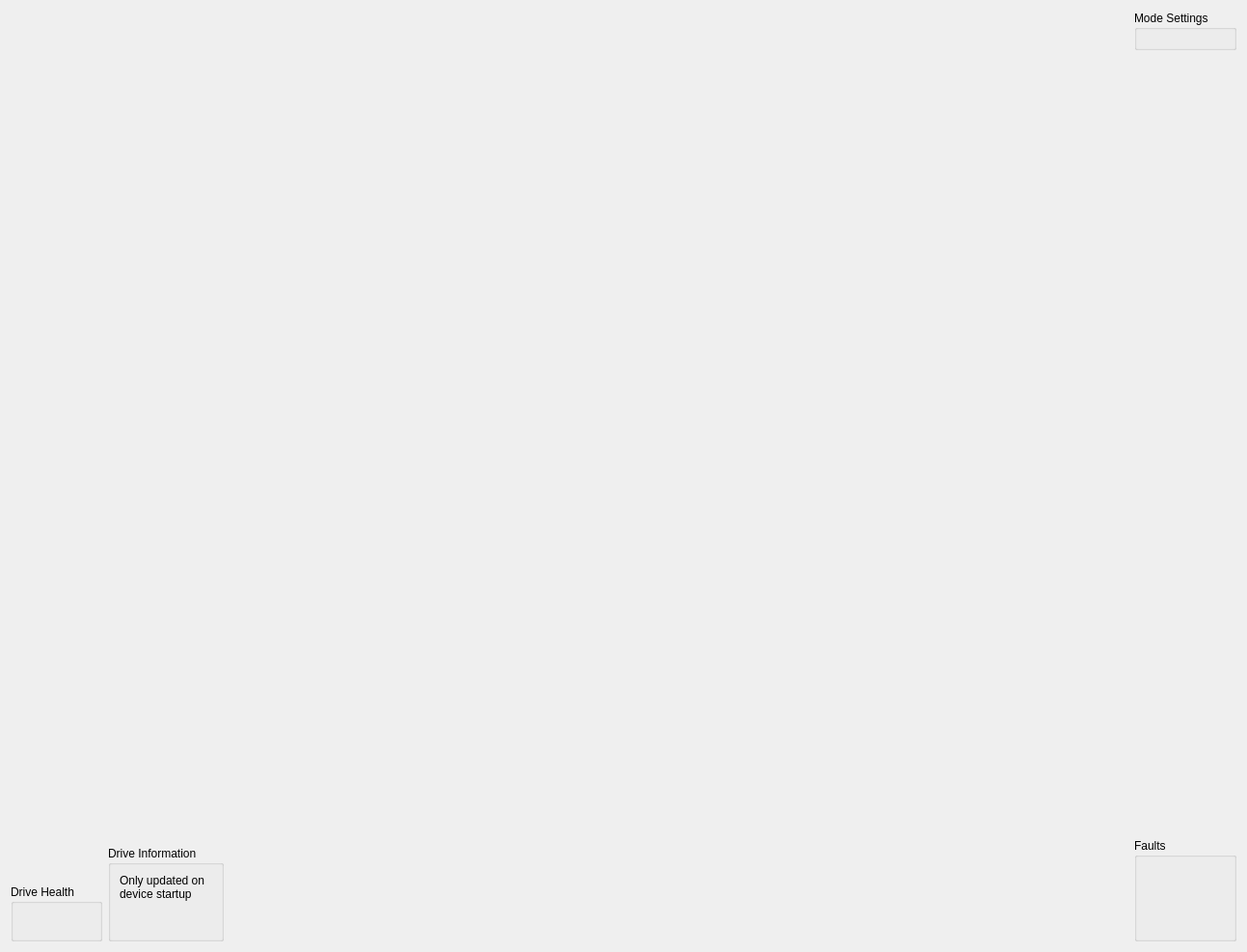
<?xml version="1.0" encoding="UTF-8"?>
<ui version="4.0">
 <class>Form</class>
 <widget class="QWidget" name="Form">
  <property name="geometry">
   <rect>
    <x>0</x>
    <y>0</y>
    <width>1293</width>
    <height>987</height>
   </rect>
  </property>
  <property name="windowTitle">
   <string>Form</string>
  </property>
  <property name="can_file" stdset="0">
   <string>AFE_CAN_ID247.sym</string>
  </property>
  <layout class="QHBoxLayout" name="horizontalLayout">
   <item>
    <layout class="QVBoxLayout" name="verticalLayout_2">
     <item>
      <widget class="CompoundToggle" name="compoundtoggle">
       <property name="box_title" stdset="0">
        <string>Relay MX1 (AC Main)</string>
       </property>
       <property name="command_frame" stdset="0">
        <string>CommandModeControl</string>
       </property>
       <property name="command_signal" stdset="0">
        <string>ForceRelayMX1_command</string>
       </property>
       <property name="status_frame" stdset="0">
        <string>StatusBits</string>
       </property>
       <property name="status_signal" stdset="0">
        <string>MX1Permissive_status</string>
       </property>
      </widget>
     </item>
     <item>
      <widget class="CompoundToggle" name="compoundtoggle_2">
       <property name="box_title" stdset="0">
        <string>Relay MX2 (AC Remote)</string>
       </property>
       <property name="command_frame" stdset="0">
        <string>CommandModeControl</string>
       </property>
       <property name="command_signal" stdset="0">
        <string>ForceRelayMX2_command</string>
       </property>
       <property name="status_frame" stdset="0">
        <string>StatusBits</string>
       </property>
       <property name="status_signal" stdset="0">
        <string>MX2Permissive_status</string>
       </property>
      </widget>
     </item>
     <item>
      <spacer name="verticalSpacer_2">
       <property name="orientation">
        <enum>Qt::Vertical</enum>
       </property>
       <property name="sizeHint" stdset="0">
        <size>
         <width>0</width>
         <height>0</height>
        </size>
       </property>
      </spacer>
     </item>
     <item>
      <widget class="QGroupBox" name="groupBox_4">
       <property name="title">
        <string>Drive Health</string>
       </property>
       <layout class="QVBoxLayout" name="verticalLayout_3">
        <item>
         <widget class="Epc" name="epc">
          <property name="frame" stdset="0">
           <string>StatusTemps</string>
          </property>
          <property name="signal" stdset="0">
           <string>ConverterLosses</string>
          </property>
         </widget>
        </item>
        <item>
         <widget class="Epc" name="epc_2">
          <property name="frame" stdset="0">
           <string>StatusTemps</string>
          </property>
          <property name="signal" stdset="0">
           <string>TempHeatsink_measured</string>
          </property>
         </widget>
        </item>
        <item>
         <widget class="Epc" name="epc_3">
          <property name="frame" stdset="0">
           <string>StatusTemps</string>
          </property>
          <property name="signal" stdset="0">
           <string>TempInternal_measured</string>
          </property>
         </widget>
        </item>
        <item>
         <widget class="Epc" name="epc_4">
          <property name="frame" stdset="0">
           <string>StatusTemps</string>
          </property>
          <property name="signal" stdset="0">
           <string>FanSpeed</string>
          </property>
         </widget>
        </item>
       </layout>
      </widget>
     </item>
    </layout>
   </item>
   <item>
    <layout class="QVBoxLayout" name="verticalLayout_6">
     <item>
      <widget class="CompoundToggle" name="compoundtoggle_4">
       <property name="box_title" stdset="0">
        <string>Relay K1 (Precharge)</string>
       </property>
       <property name="command_frame" stdset="0">
        <string>CommandModeControl</string>
       </property>
       <property name="command_signal" stdset="0">
        <string>ForceRelayK1_Precharge_command</string>
       </property>
       <property name="status_frame" stdset="0">
        <string>StatusBits</string>
       </property>
       <property name="status_signal" stdset="0">
        <string>K1PrechargePermissive_status</string>
       </property>
      </widget>
     </item>
     <item>
      <widget class="CompoundToggle" name="compoundtoggle_3">
       <property name="box_title" stdset="0">
        <string>Relay K2 (DC Main)</string>
       </property>
       <property name="command_frame" stdset="0">
        <string>CommandModeControl</string>
       </property>
       <property name="command_signal" stdset="0">
        <string>ForceRelayRelayK2_DCRun_comand</string>
       </property>
       <property name="status_frame" stdset="0">
        <string>StatusBits</string>
       </property>
       <property name="status_signal" stdset="0">
        <string>K2DCRunPermissive_status</string>
       </property>
      </widget>
     </item>
     <item>
      <spacer name="verticalSpacer_3">
       <property name="orientation">
        <enum>Qt::Vertical</enum>
       </property>
       <property name="sizeHint" stdset="0">
        <size>
         <width>20</width>
         <height>40</height>
        </size>
       </property>
      </spacer>
     </item>
     <item>
      <widget class="QGroupBox" name="groupBox_2">
       <property name="title">
        <string>Drive Information</string>
       </property>
       <layout class="QVBoxLayout" name="verticalLayout_7">
        <item>
         <widget class="QLabel" name="label">
          <property name="text">
           <string>Only updated on
device startup</string>
          </property>
         </widget>
        </item>
        <item>
         <widget class="Epc" name="epc_10">
          <property name="frame" stdset="0">
           <string>serialNumber</string>
          </property>
          <property name="signal" stdset="0">
           <string>SerialNumber</string>
          </property>
         </widget>
        </item>
        <item>
         <widget class="Epc" name="epc_11">
          <property name="frame" stdset="0">
           <string>softwareRev</string>
          </property>
          <property name="signal" stdset="0">
           <string>InterfaceRev</string>
          </property>
         </widget>
        </item>
        <item>
         <widget class="Epc" name="epc_12">
          <property name="frame" stdset="0">
           <string>softwareRev</string>
          </property>
          <property name="signal" stdset="0">
           <string>ControlSwRev</string>
          </property>
         </widget>
        </item>
        <item>
         <widget class="Epc" name="epc_13">
          <property name="frame" stdset="0">
           <string>softwareRevHash</string>
          </property>
          <property name="signal" stdset="0">
           <string>Hash</string>
          </property>
         </widget>
        </item>
        <item>
         <widget class="Epc" name="epc_14">
          <property name="frame" stdset="0">
           <string>softwareRev</string>
          </property>
          <property name="signal" stdset="0">
           <string>BuildTime</string>
          </property>
         </widget>
        </item>
       </layout>
      </widget>
     </item>
    </layout>
   </item>
   <item>
    <spacer name="horizontalSpacer_2">
     <property name="orientation">
      <enum>Qt::Horizontal</enum>
     </property>
     <property name="sizeHint" stdset="0">
      <size>
       <width>0</width>
       <height>0</height>
      </size>
     </property>
    </spacer>
   </item>
   <item>
    <layout class="QVBoxLayout" name="verticalLayout_4">
     <item>
      <widget class="QGroupBox" name="groupBox_3">
       <property name="title">
        <string>Mode Settings</string>
       </property>
       <layout class="QHBoxLayout" name="horizontalLayout_2">
        <item>
         <widget class="CompoundToggle" name="compoundtoggle_6">
          <property name="box_title" stdset="0">
           <string>HW Enable</string>
          </property>
          <property name="command_frame" stdset="0">
           <string>CommandModeControl</string>
          </property>
          <property name="command_signal" stdset="0">
           <string>InvertHwEnable_command</string>
          </property>
          <property name="status_frame" stdset="0">
           <string>StatusBits</string>
          </property>
          <property name="status_signal" stdset="0">
           <string>InvertHwEnable_echo</string>
          </property>
         </widget>
        </item>
        <item>
         <widget class="CompoundToggle" name="compoundtoggle_7">
          <property name="box_title" stdset="0">
           <string>Follower</string>
          </property>
          <property name="command_frame" stdset="0">
           <string>CommandModeControl</string>
          </property>
          <property name="command_signal" stdset="0">
           <string>MasterFollowerMode_command</string>
          </property>
          <property name="status_frame" stdset="0">
           <string>StatusBits</string>
          </property>
          <property name="status_signal" stdset="0">
           <string>MasterFollowerMode_echo</string>
          </property>
         </widget>
        </item>
        <item>
         <widget class="CompoundToggle" name="compoundtoggle_5">
          <property name="box_title" stdset="0">
           <string>UPS Mode</string>
          </property>
          <property name="command_frame" stdset="0">
           <string>CommandModeControl</string>
          </property>
          <property name="command_signal" stdset="0">
           <string>EnableUPSMode_command</string>
          </property>
          <property name="status_frame" stdset="0">
           <string>StatusBits</string>
          </property>
          <property name="status_signal" stdset="0">
           <string>EnableUPSMode_echo</string>
          </property>
         </widget>
        </item>
       </layout>
      </widget>
     </item>
     <item>
      <spacer name="verticalSpacer">
       <property name="orientation">
        <enum>Qt::Vertical</enum>
       </property>
       <property name="sizeHint" stdset="0">
        <size>
         <width>0</width>
         <height>0</height>
        </size>
       </property>
      </spacer>
     </item>
     <item>
      <widget class="QGroupBox" name="groupBox">
       <property name="title">
        <string>Faults</string>
       </property>
       <layout class="QVBoxLayout" name="verticalLayout">
        <item>
         <layout class="QGridLayout" name="gridLayout_2">
          <item row="4" column="0">
           <widget class="Led" name="led_30">
            <property name="frame" stdset="0">
             <string>StatusFaults</string>
            </property>
            <property name="signal" stdset="0">
             <string>OvervoltageDC_status</string>
            </property>
            <property name="on_color" stdset="0">
             <color>
              <red>192</red>
              <green>32</green>
              <blue>32</blue>
             </color>
            </property>
           </widget>
          </item>
          <item row="6" column="1">
           <widget class="Led" name="led_37">
            <property name="frame" stdset="0">
             <string>StatusFaults</string>
            </property>
            <property name="signal" stdset="0">
             <string>InvalidEEHeader_status</string>
            </property>
            <property name="on_color" stdset="0">
             <color>
              <red>192</red>
              <green>32</green>
              <blue>32</blue>
             </color>
            </property>
           </widget>
          </item>
          <item row="2" column="0">
           <widget class="Led" name="led_27">
            <property name="frame" stdset="0">
             <string>StatusFaults</string>
            </property>
            <property name="signal" stdset="0">
             <string>OvercurrentAC_status</string>
            </property>
            <property name="on_color" stdset="0">
             <color>
              <red>192</red>
              <green>32</green>
              <blue>32</blue>
             </color>
            </property>
           </widget>
          </item>
          <item row="3" column="0">
           <widget class="Led" name="led_34">
            <property name="frame" stdset="0">
             <string>StatusFaults</string>
            </property>
            <property name="signal" stdset="0">
             <string>OvercurrentDC_status</string>
            </property>
            <property name="on_color" stdset="0">
             <color>
              <red>192</red>
              <green>32</green>
              <blue>32</blue>
             </color>
            </property>
           </widget>
          </item>
          <item row="11" column="0">
           <widget class="Led" name="led_22">
            <property name="frame" stdset="0">
             <string>StatusFaults</string>
            </property>
            <property name="signal" stdset="0">
             <string>OverloadAC_status</string>
            </property>
            <property name="on_color" stdset="0">
             <color>
              <red>192</red>
              <green>32</green>
              <blue>32</blue>
             </color>
            </property>
           </widget>
          </item>
          <item row="4" column="1">
           <widget class="Led" name="led_36">
            <property name="frame" stdset="0">
             <string>StatusFaults</string>
            </property>
            <property name="signal" stdset="0">
             <string>EStopShutdown_status</string>
            </property>
            <property name="on_color" stdset="0">
             <color>
              <red>192</red>
              <green>32</green>
              <blue>32</blue>
             </color>
            </property>
           </widget>
          </item>
          <item row="7" column="1">
           <widget class="Led" name="led_23">
            <property name="frame" stdset="0">
             <string>StatusFaults</string>
            </property>
            <property name="signal" stdset="0">
             <string>InvalidEESection_status</string>
            </property>
            <property name="on_color" stdset="0">
             <color>
              <red>192</red>
              <green>32</green>
              <blue>32</blue>
             </color>
            </property>
           </widget>
          </item>
          <item row="5" column="1">
           <widget class="Led" name="led_38">
            <property name="frame" stdset="0">
             <string>StatusFaults</string>
            </property>
            <property name="signal" stdset="0">
             <string>IllegalTransition_status</string>
            </property>
            <property name="on_color" stdset="0">
             <color>
              <red>192</red>
              <green>32</green>
              <blue>32</blue>
             </color>
            </property>
           </widget>
          </item>
          <item row="5" column="0">
           <widget class="Led" name="led_24">
            <property name="frame" stdset="0">
             <string>StatusFaults</string>
            </property>
            <property name="signal" stdset="0">
             <string>UndervoltageDC_status</string>
            </property>
            <property name="on_color" stdset="0">
             <color>
              <red>192</red>
              <green>32</green>
              <blue>32</blue>
             </color>
            </property>
           </widget>
          </item>
          <item row="1" column="0">
           <widget class="Led" name="led_32">
            <property name="frame" stdset="0">
             <string>StatusFaults</string>
            </property>
            <property name="signal" stdset="0">
             <string>BridgeBVoltageOk_status</string>
            </property>
            <property name="on_color" stdset="0">
             <color>
              <red>192</red>
              <green>32</green>
              <blue>32</blue>
             </color>
            </property>
           </widget>
          </item>
          <item row="2" column="1">
           <widget class="Led" name="led_20">
            <property name="frame" stdset="0">
             <string>StatusFaults</string>
            </property>
            <property name="signal" stdset="0">
             <string>LossValidControlMessage_status</string>
            </property>
            <property name="on_color" stdset="0">
             <color>
              <red>192</red>
              <green>32</green>
              <blue>32</blue>
             </color>
            </property>
           </widget>
          </item>
          <item row="0" column="0">
           <widget class="Led" name="led_31">
            <property name="frame" stdset="0">
             <string>StatusFaults</string>
            </property>
            <property name="signal" stdset="0">
             <string>BridgeAVoltageOk_status</string>
            </property>
            <property name="on_color" stdset="0">
             <color>
              <red>192</red>
              <green>32</green>
              <blue>32</blue>
             </color>
            </property>
           </widget>
          </item>
          <item row="9" column="0">
           <widget class="Led" name="led_28">
            <property name="frame" stdset="0">
             <string>StatusFaults</string>
            </property>
            <property name="signal" stdset="0">
             <string>ThermalOverload</string>
            </property>
            <property name="on_color" stdset="0">
             <color>
              <red>192</red>
              <green>32</green>
              <blue>32</blue>
             </color>
            </property>
           </widget>
          </item>
          <item row="1" column="1">
           <widget class="Epc" name="epc_8">
            <property name="frame" stdset="0">
             <string>StatusFaults</string>
            </property>
            <property name="signal" stdset="0">
             <string>BridgeBFault_status</string>
            </property>
           </widget>
          </item>
          <item row="12" column="0">
           <widget class="Led" name="led_26">
            <property name="frame" stdset="0">
             <string>StatusFaults</string>
            </property>
            <property name="signal" stdset="0">
             <string>OverloadDC_status</string>
            </property>
            <property name="on_color" stdset="0">
             <color>
              <red>192</red>
              <green>32</green>
              <blue>32</blue>
             </color>
            </property>
           </widget>
          </item>
          <item row="3" column="1">
           <widget class="Led" name="led_33">
            <property name="frame" stdset="0">
             <string>StatusFaults</string>
            </property>
            <property name="signal" stdset="0">
             <string>ControlHardwareFail_status</string>
            </property>
            <property name="on_color" stdset="0">
             <color>
              <red>192</red>
              <green>32</green>
              <blue>32</blue>
             </color>
            </property>
           </widget>
          </item>
          <item row="8" column="0">
           <widget class="Led" name="led_21">
            <property name="frame" stdset="0">
             <string>StatusFaults</string>
            </property>
            <property name="signal" stdset="0">
             <string>LossOfAC_status</string>
            </property>
            <property name="on_color" stdset="0">
             <color>
              <red>192</red>
              <green>32</green>
              <blue>32</blue>
             </color>
            </property>
           </widget>
          </item>
          <item row="6" column="0">
           <widget class="Led" name="led_35">
            <property name="frame" stdset="0">
             <string>StatusFaults</string>
            </property>
            <property name="signal" stdset="0">
             <string>OvertempPowerDevice_status</string>
            </property>
            <property name="on_color" stdset="0">
             <color>
              <red>192</red>
              <green>32</green>
              <blue>32</blue>
             </color>
            </property>
           </widget>
          </item>
          <item row="7" column="0">
           <widget class="Led" name="led_29">
            <property name="frame" stdset="0">
             <string>StatusFaults</string>
            </property>
            <property name="signal" stdset="0">
             <string>OvertempInternal_status</string>
            </property>
            <property name="on_color" stdset="0">
             <color>
              <red>192</red>
              <green>32</green>
              <blue>32</blue>
             </color>
            </property>
           </widget>
          </item>
          <item row="0" column="1">
           <widget class="Epc" name="epc_9">
            <property name="frame" stdset="0">
             <string>StatusFaults</string>
            </property>
            <property name="signal" stdset="0">
             <string>BridgeAFault_status</string>
            </property>
           </widget>
          </item>
          <item row="11" column="1" rowspan="2">
           <widget class="Button" name="button_2">
            <property name="frame" stdset="0">
             <string>CommandModeControl</string>
            </property>
            <property name="signal" stdset="0">
             <string>FaultClear_command</string>
            </property>
            <property name="tx" stdset="0">
             <bool>true</bool>
            </property>
           </widget>
          </item>
          <item row="8" column="1" rowspan="2">
           <widget class="Led" name="led_25">
            <property name="frame" stdset="0">
             <string>StatusFaults</string>
            </property>
            <property name="signal" stdset="0">
             <string>GeneralFault_status</string>
            </property>
            <property name="on_color" stdset="0">
             <color>
              <red>192</red>
              <green>32</green>
              <blue>32</blue>
             </color>
            </property>
            <property name="relative_height" stdset="0">
             <double>2.000000000000000</double>
            </property>
           </widget>
          </item>
         </layout>
        </item>
       </layout>
      </widget>
     </item>
    </layout>
   </item>
  </layout>
 </widget>
 <customwidgets>
  <customwidget>
   <class>CompoundToggle</class>
   <extends>QWidget</extends>
   <header>epyq.compoundtoggle</header>
  </customwidget>
  <customwidget>
   <class>Button</class>
   <extends>QWidget</extends>
   <header>epyq.widgets.button</header>
  </customwidget>
  <customwidget>
   <class>Epc</class>
   <extends>QWidget</extends>
   <header>epyq.widgets.epc</header>
  </customwidget>
  <customwidget>
   <class>Led</class>
   <extends>QWidget</extends>
   <header>epyq.widgets.led</header>
  </customwidget>
 </customwidgets>
 <resources/>
 <connections/>
</ui>
